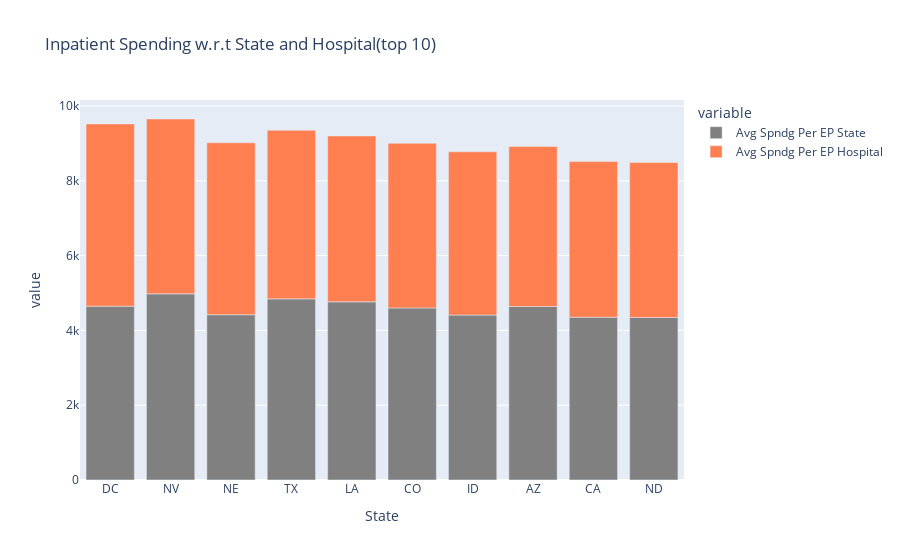

Notebook code for this chart:
### Code cell
fig = px.bar(in_spending_top_ten,x = 'State', y=['Avg Spndg Per EP State','Avg Spndg Per EP Hospital'], title = 'Inpatient Spending w.r.t State and Hospital(top 10)',
        color_discrete_map={
                "Avg Spndg Per EP State": "grey",
                "Avg Spndg Per EP Hospital": "coral"})
fig.show()

### Figure 1 — Plotly figure (JSON) as saved in the notebook; plotly's stock layout.template omitted (floating-point values rounded to 4 significant figures)
{"data": [{"alignmentgroup": "True", "hovertemplate": "variable=Avg Spndg Per EP State<br>State=%{x}<br>value=%{y}<extra></extra>", "legendgroup": "Avg Spndg Per EP State", "marker": {"color": "grey"}, "name": "Avg Spndg Per EP State", "offsetgroup": "Avg Spndg Per EP State", "orientation": "v", "showlegend": true, "textposition": "auto", "type": "bar", "x": ["DC", "NV", "NE", "TX", "LA", "CO", "ID", "AZ", "CA", "ND"], "xaxis": "x", "y": [4649, 4978, 4419.0, 4844.0, 4764, 4601, 4410.0, 4640, 4353.0, 4346.0], "yaxis": "y"}, {"alignmentgroup": "True", "hovertemplate": "variable=Avg Spndg Per EP Hospital<br>State=%{x}<br>value=%{y}<extra></extra>", "legendgroup": "Avg Spndg Per EP Hospital", "marker": {"color": "coral"}, "name": "Avg Spndg Per EP Hospital", "offsetgroup": "Avg Spndg Per EP Hospital", "orientation": "v", "showlegend": true, "textposition": "auto", "type": "bar", "x": ["DC", "NV", "NE", "TX", "LA", "CO", "ID", "AZ", "CA", "ND"], "xaxis": "x", "y": [4871.0, 4675.0, 4597.0, 4509.0, 4435.0, 4403.0, 4366.0, 4276.0, 4161.0, 4143.0], "yaxis": "y"}], "layout": {"barmode": "relative", "legend": {"title": {"text": "variable"}, "tracegroupgap": 0}, "title": {"text": "Inpatient Spending w.r.t State and Hospital(top 10)"}, "xaxis": {"anchor": "y", "domain": [0, 1], "title": {"text": "State"}}, "yaxis": {"anchor": "x", "domain": [0, 1], "title": {"text": "value"}}}}
